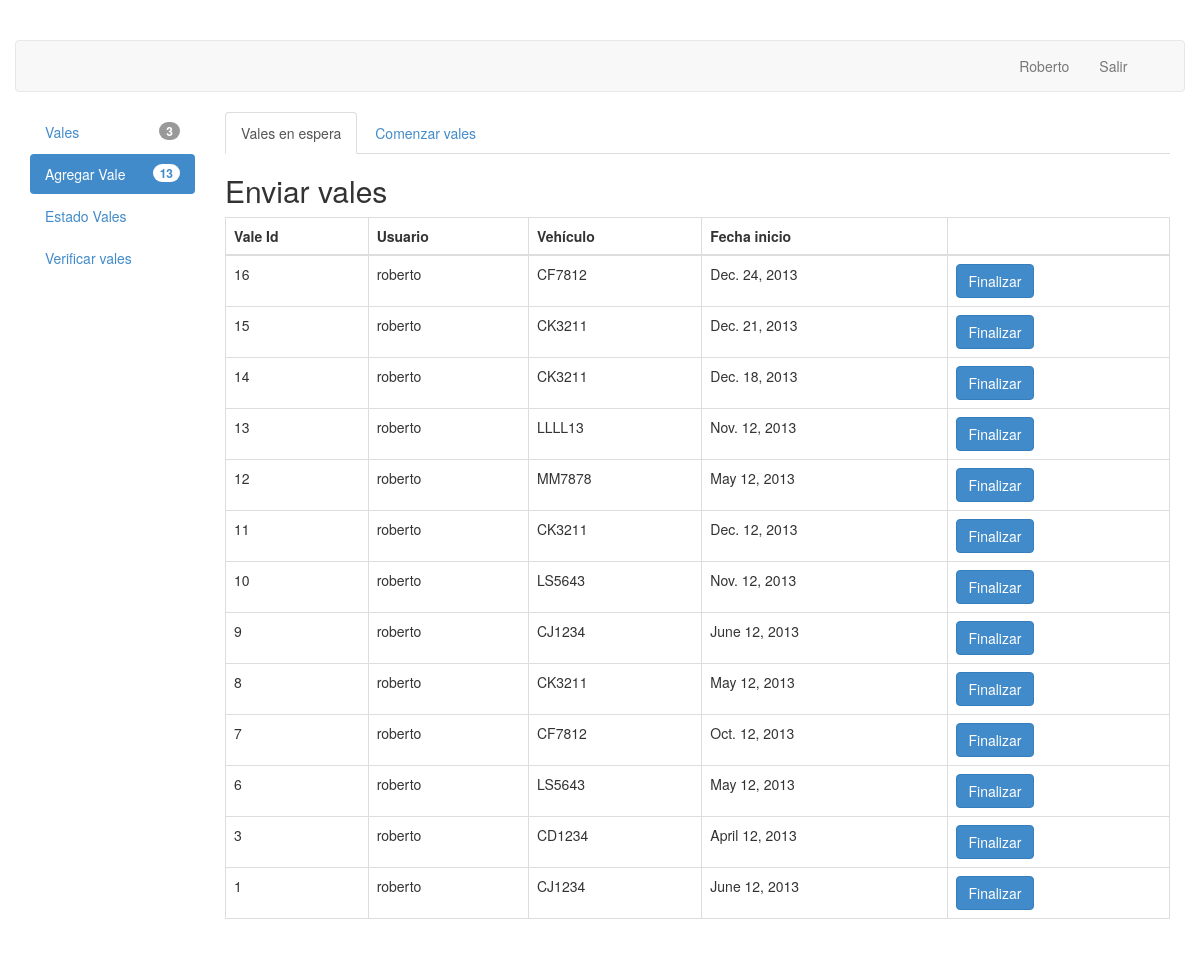
Page /vales/agregar/ (signed in) on the earlier database version.
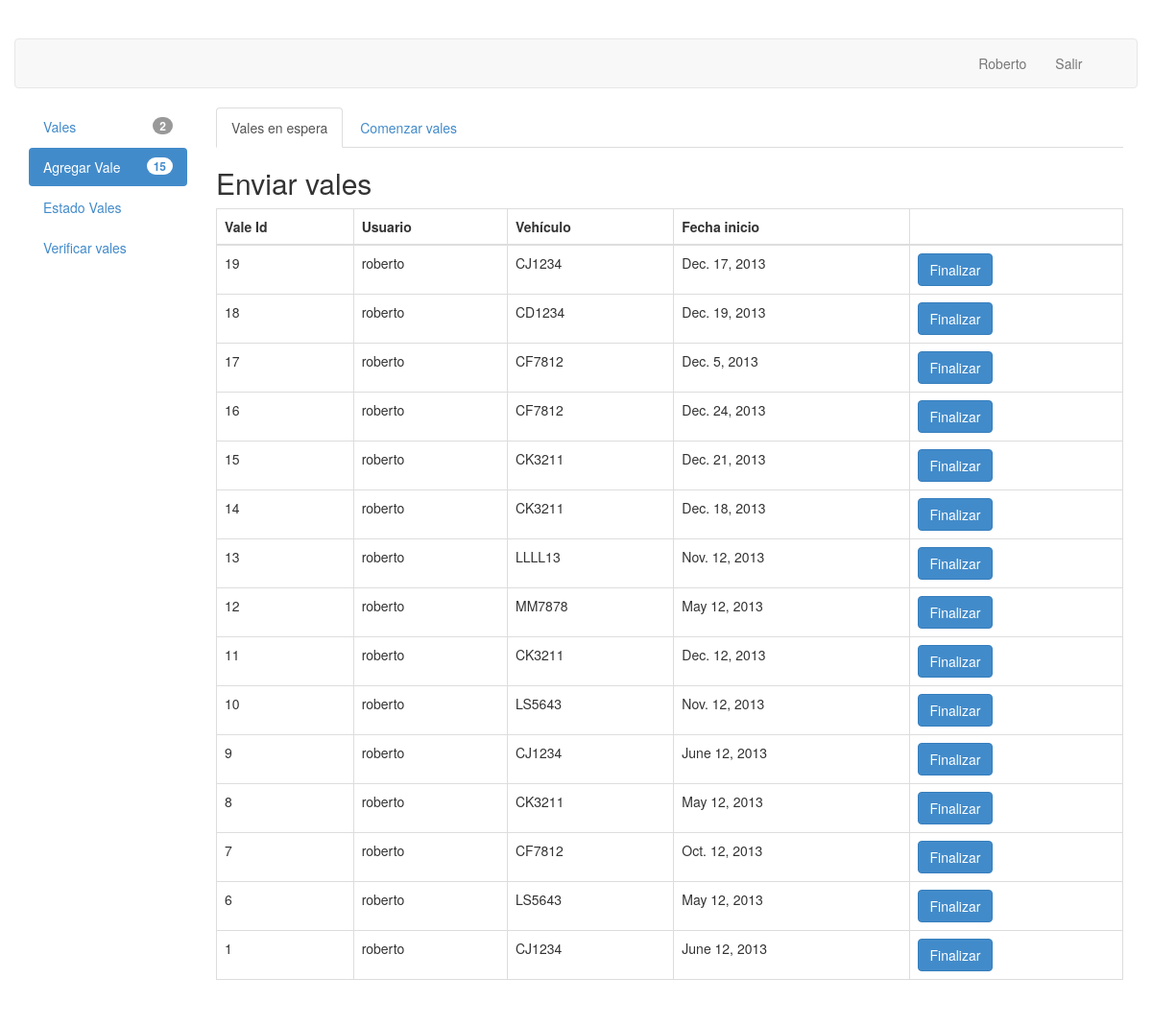
Same page on the later database version.
### vales/models.py (models this page shows)
class Vale(models.Model):
	usuario = models.ForeignKey(User)
	vehiculo = models.CharField(max_length=6)
	fecha_inicio = models.DateField()
	fecha_termino = models.DateField()
	costo = models.PositiveIntegerField()
	distancia = models.PositiveIntegerField()
	en_espera = models.BooleanField()
	ESTADO = (
			('A','Aceptada'),
			('R','Rechazada'),
			('S','Sin observacion'),
		)
	estado = models.CharField(max_length=1,choices=ESTADO)
	class Meta:
		permissions = (
			("view_vale", "Can see available vales"),
			("accept_vale", "Can change status of vales"),
			("modify_vale", "Can modify the status of vales"),
			("close_vale", "Can remove a vale by setting its status as closed"),
		)

### vales/views.py (the view, shortened to what this page needs)
@user_passes_test(user_agregar, login_url='/vales/')
def agregar(request):
	vales = Vale.objects.all().order_by('-id')
	vales_aceptados = vales.filter(estado="A",en_espera=False).count()
	vales_rechazados = vales.filter(estado="R",en_espera=False).count()
	vales_sin_observar = vales.filter(estado="S",en_espera=False).count()
	vales_en_espera = vales.filter(en_espera=True).count()
	context = { "vales" : vales ,
				"vales_aceptados" : vales_aceptados,
				"vales_rechazados" : vales_rechazados,
				"vales_sin_observar" : vales_sin_observar,
				"vales_en_espera" : vales_en_espera,
				}
	return render(request, "agregar.html" , context)

### vales/views.py (called while the page is built)
def user_agregar(user):
	return user.has_perm("vales.add_vale") and user.is_authenticated()

### vales/templates/agregar.html (shortened to what this page needs)
{% extends "base_layout.html" %}
{% block contentbody %}
{% if perms.vales.add_vale %}
<ul class="nav nav-tabs">
	<li class="active"><a href="#enviar_vale" data-toggle="tab">Vales en espera</a></li>
 	<li  ><a href="#comenzar_vale" data-toggle="tab">Comenzar vales</a></li>
</ul>
<div class="tab-content">
	<div class="tab-pane active" id="enviar_vale">
		<h2> Enviar vales </h2>
		<table class="table table-bordered">
			<thead>
				<tr>
				<th>Vale Id</th>
				<th>Usuario</th>
				<th>Vehículo</th>
				<th>Fecha inicio</th>
				<th></th>
				</tr>
			</thead>
			<tbody>
				{% for vale in vales %}
					{% if vale.en_espera %}
					<tr id="fila{{ vale.id }}">
						<td> {{vale.id  }} </td>
						<td> {{vale.usuario  }} </td>
						<td> {{vale.vehiculo }} </td>
						<td> {{vale.fecha_inicio }} </td>
						<td> <button class="btn btn-primary" id="finalizar-btn{{ vale.id }}" value="{{ vale.id }}" data-toggle="modal" data-target="#mymodal" >Finalizar</button>
						</td>
					</tr>
					{% endif %}
				{% endfor %}
			</tbody>
		</table>
	</div>
</div>
{% endif %}
{% endblock contentbody %}

### vales/templates/base_layout.html
{% extends "header.html" %}
{% block content %}
{% block navbar %}
<div class="row" >
	<nav class="navbar navbar-default navbar-top " role="navigation">
	    <ul class="nav navbar-nav navbar-right col-md-2">
	      <li><a href="#">{{ user.first_name }}</a></li>
	      <li><a href="{% url 'logout' %}">Salir</a></li>
	    </ul>
	</nav>
</div>
{% endblock navbar %}
<div class="row">
	<div class="col-md-2">
	{% block sidebar %}
		<ul id="sidebar" class="nav nav-pills nav-stacked" style="max-width: 260px;">
			{% if perms.vales.view_vale %}
			<li id="home-tab">
				<a href="{% url 'home' %}" >
					<span class="badge pull-right">
						{{ vales_sin_observar }}
					</span>
					Vales
				</a>
			</li>
			{% endif %}
			{% if perms.vales.add_vale %}
			<li id="agregar-tab">
				<a href="{% url 'agregar' %}" >
					<span class="badge pull-right">
						{{ vales_en_espera }}
					</span>
					Agregar Vale
				</a>
			</li>
			{% endif %}
			{% if perms.vales.modify_vale %}
			<li id="cambiar-estado-tab">
				<a href="{% url 'cambiar_estado' %}" >
					Estado Vales
				</a>
			</li>
			{% endif %}
			{% if perms.vales.view_vale %}
			<li id="verificar-tab">
				<a href="{% url 'verificar' %}" >
					Verificar vales
				</a>
			</li>
			{% endif %}
		</ul>
	{% endblock sidebar %}
	</div>
	<div class="col-md-10" style="background-color:white;">
	{% block contentbody %}
	{% endblock contentbody %}
	</div>
</div>
{% endblock content %}

### vales/templates/header.html (shortened to what this page needs)
<!DOCTYPE html>
<html lang="en">
	<head>
		{% load staticfiles %}
		<link rel="stylesheet" type="text/css" href="{% static 'css/bootstrap.min.css' %}" media="screen" />
		<link rel="stylesheet" type="text/css" href="{% static 'css/style.css' %}" media="screen" />
		<link rel="stylesheet" type="text/css" href="{% static 'css/bootstrap-datepicker.css' %}" media="screen" />
	</head>
	<body>
		<div class="container">
		{% block content %} {% endblock content %}
		</div>
	</body>
</html>

### vales/static/css/style.css (style rules this page uses)
body { padding-top: 40px; padding-bottom: 40px; }

Differences in the rows shown:
no longer on this page (row edited): Vale: id "3", usuario "roberto", vehiculo "CD1234", fecha_inicio "April 12, 2013"
added Vale: id "19", usuario "roberto", vehiculo "CJ1234", fecha_inicio "Dec. 17, 2013"
added Vale: id "18", usuario "roberto", vehiculo "CD1234", fecha_inicio "Dec. 19, 2013"
added Vale: id "17", usuario "roberto", vehiculo "CF7812", fecha_inicio "Dec. 5, 2013"
Other differences:
{{ vales_sin_observar }}: "3" → "2"
{{ vales_en_espera }}: "13" → "15"
